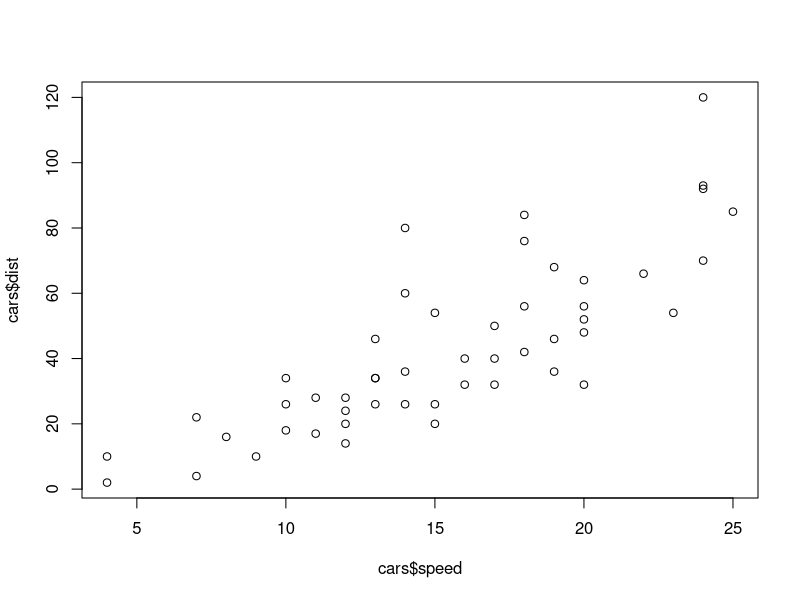
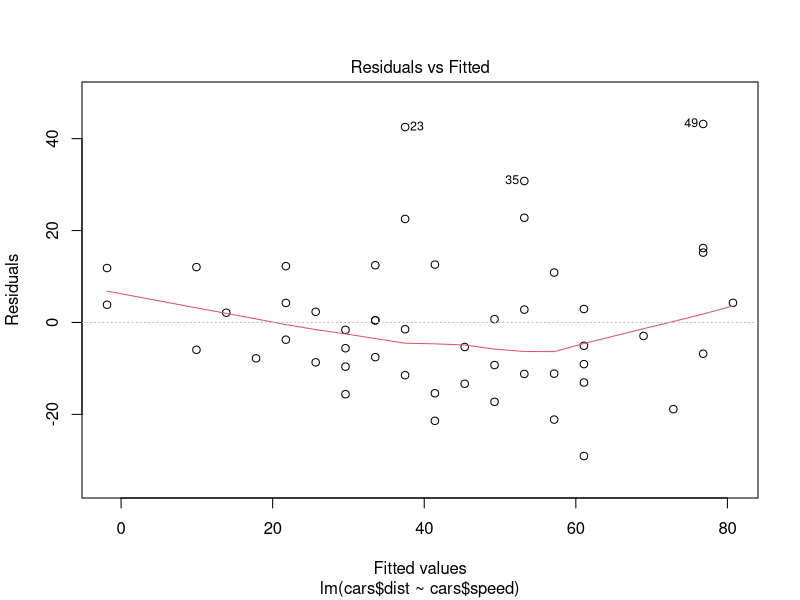
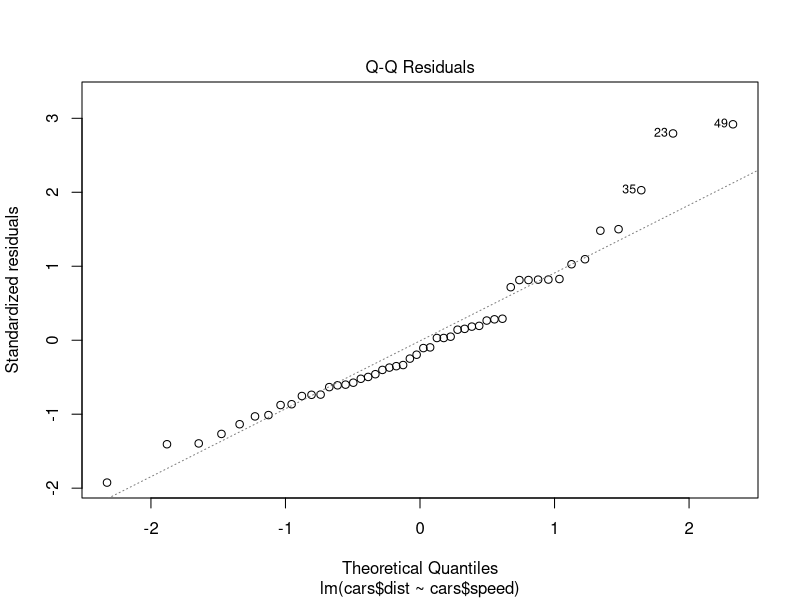
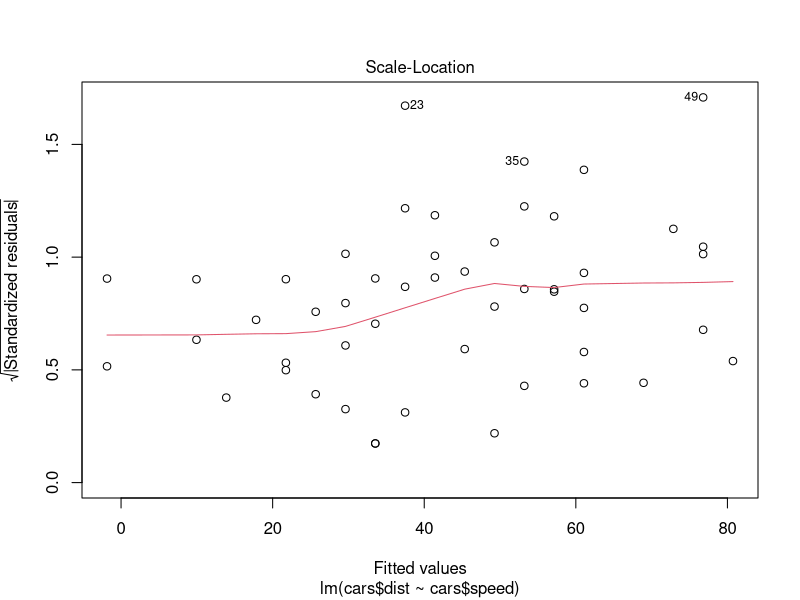
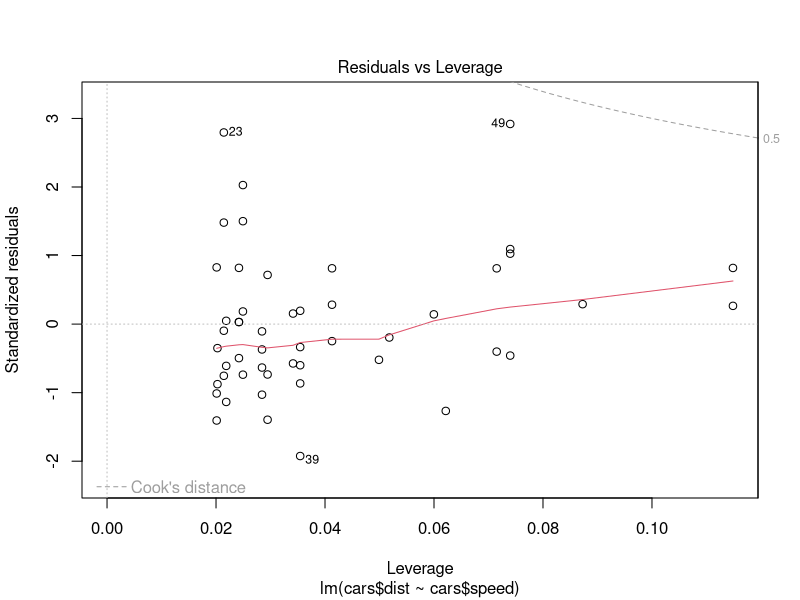
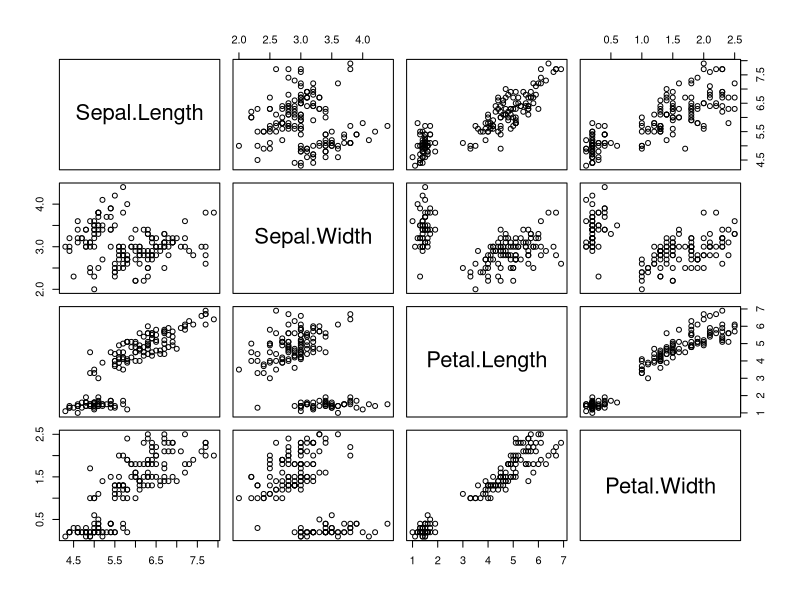
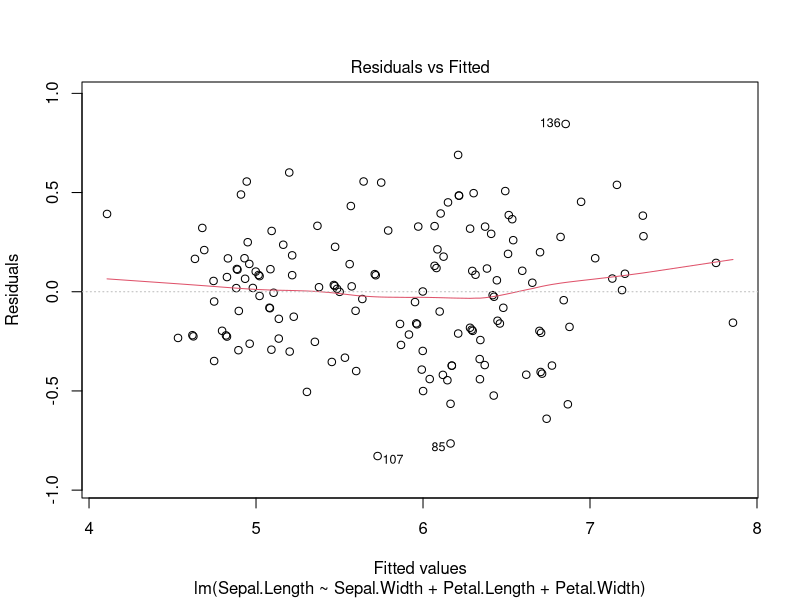
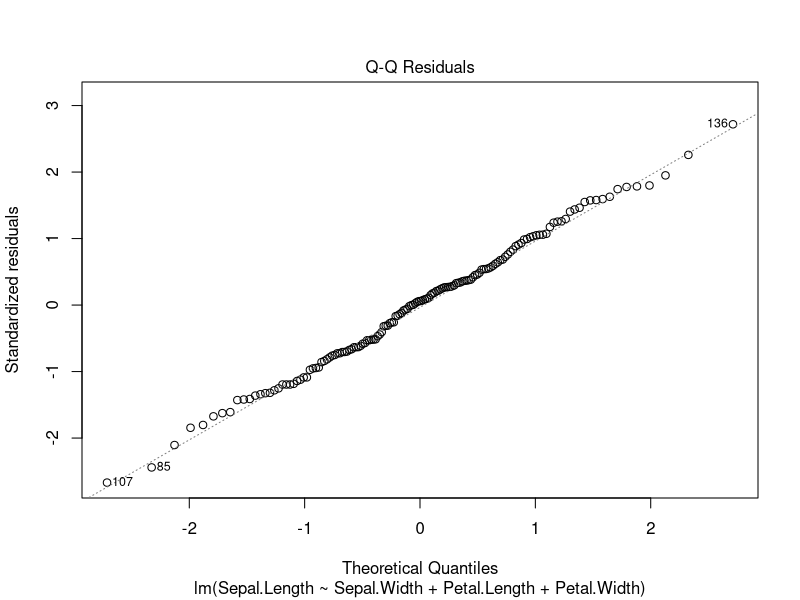

These charts were generated, in order, by the following R code:
# Linear Regression
data(cars)
str(cars)

plot(cars$speed, cars$dist)
cor.test(cars$speed, cars$dist)

a <- lm(cars$dist ~ cars$speed)
summary(a)
plot(a)

# Multiple Linear Regression
data(iris)
head(iris)

plot(iris[, 1:4])
cor(iris[, 1:4])

a <- lm(Sepal.Length ~ Sepal.Width + Petal.Length + Petal.Width, data = iris)
summary(a)
plot(a)

# Optimized Regression Equation Selection
data(mtcars)
head(mtcars)

step(lm(disp ~ mpg + cyl + hp + drat + wt, data = mtcars), direction = "both")
